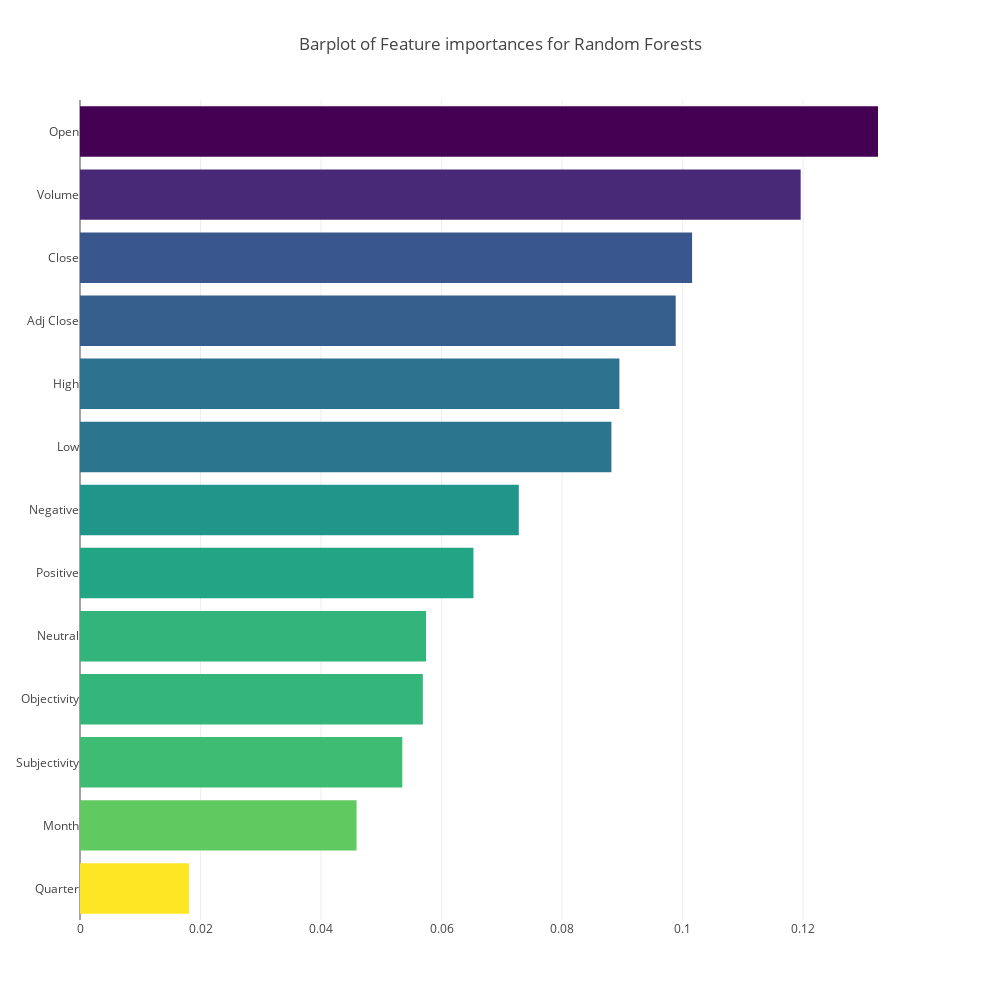

Here is the notebook cell this chart was saved with:
### Code cell
x, y = (list(x) for x in zip(*sorted(zip(models["RF"].feature_importances_, features), 
                                                            reverse = False)))
trace2 = go.Bar(
    x=x ,
    y=y,
    marker=dict(
        color=x,
        colorscale = 'Viridis',
        reversescale = True
    ),
    name='Feature importance for Random Forests',
    orientation='h',
)

layout = dict(
    title='Barplot of Feature importances for Random Forests',
     width = 1000, height = 1000,
    yaxis=dict(
        showgrid=False,
        showline=False,
        showticklabels=True,
#         domain=[0, 0.85],
    ))

fig1 = go.Figure(data=[trace2])
fig1['layout'].update(layout)
ply.iplot(fig1, filename='plots')

### Figure 1 — Plotly figure (JSON) as saved in the notebook; plotly's stock layout.template omitted (floating-point values rounded to 4 significant figures)
{"data": [{"marker": {"color": [0.01809, 0.04589, 0.05348, 0.05689, 0.05742, 0.06529, 0.07281, 0.08818, 0.08951, 0.09885, 0.1016, 0.1196, 0.1324], "colorscale": "Viridis", "reversescale": true}, "name": "Feature importance for Random Forests", "orientation": "h", "type": "bar", "uid": "33da4de0-c4c4-11e8-b299-9539720595a6", "x": [0.01809, 0.04589, 0.05348, 0.05689, 0.05742, 0.06529, 0.07281, 0.08818, 0.08951, 0.09885, 0.1016, 0.1196, 0.1324], "y": ["Quarter", "Month", "Subjectivity", "Objectivity", "Neutral", "Positive", "Negative", "Low", "High", "Adj Close", "Close", "Volume", "Open"]}], "layout": {"height": 1000, "title": "Barplot of Feature importances for Random Forests", "width": 1000, "yaxis": {"showgrid": false, "showline": false, "showticklabels": true}}}
